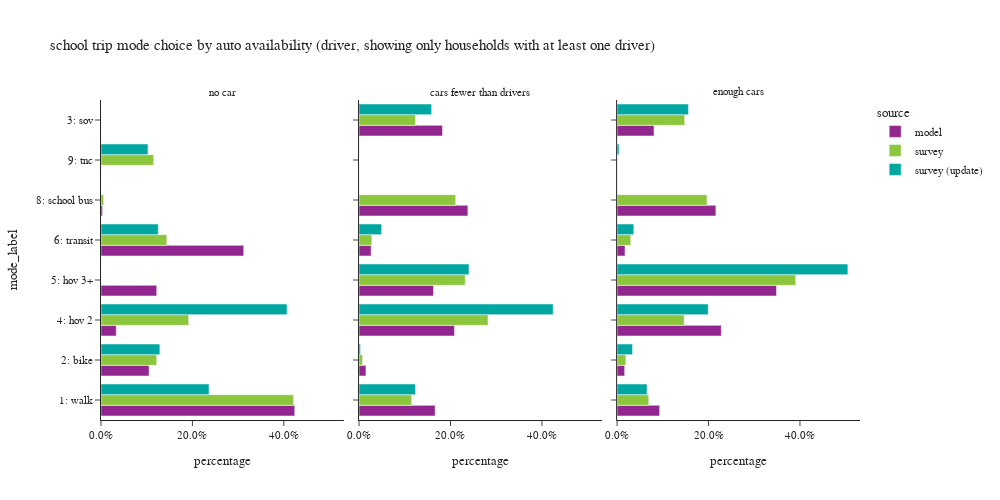

Write notebook code for a chart like this one.
### Code cell
plot_mode_choice(sc_trip.loc[sc_trip['auto_available_driver']!="no dirver"],"auto_available_driver",
                 {"auto_available_driver":["no car", "cars fewer than drivers","enough cars"],
                  "tmodetp_label":["1: walk","2: bike","3: sov","4: hov 2","5: hov 3+","6: transit",
                                   "8: school bus","9: other–survey only"]},
                 "auto availability (driver, showing only households with at least one driver)",3,500,1000)

### Figure 1 — Plotly figure (JSON) as saved in the notebook; plotly's stock layout.template omitted (floating-point values rounded to 4 significant figures)
{"data": [{"alignmentgroup": "True", "customdata": [[8371], [2078], [659], [2407], [6166], [69], [1]], "hovertemplate": "source=model<br>auto_available_driver=no car<br>percentage=%{x}<br>mode_label=%{y}<br>sample count=%{customdata[0]}<extra></extra>", "legendgroup": "model", "marker": {"color": "#91268F", "pattern": {"shape": ""}}, "name": "model", "offsetgroup": "model", "orientation": "h", "showlegend": true, "textposition": "auto", "type": "bar", "x": [0.4238, 0.1052, 0.03337, 0.1219, 0.3122, 0.003493, 5.063e-05], "xaxis": "x", "y": ["1: walk", "2: bike", "4: hov 2", "5: hov 3+", "6: transit", "8: school bus", "9: tnc"], "yaxis": "y"}, {"alignmentgroup": "True", "customdata": [[27181], [2453], [29822], [34088], [26606], [4306], [38881], [1]], "hovertemplate": "source=model<br>auto_available_driver=cars fewer than drivers<br>percentage=%{x}<br>mode_label=%{y}<br>sample count=%{customdata[0]}<extra></extra>", "legendgroup": "model", "marker": {"color": "#91268F", "pattern": {"shape": ""}}, "name": "model", "offsetgroup": "model", "orientation": "h", "showlegend": false, "textposition": "auto", "type": "bar", "x": [0.1664, 0.01502, 0.1826, 0.2087, 0.1629, 0.02636, 0.238, 6.122e-06], "xaxis": "x2", "y": ["1: walk", "2: bike", "3: sov", "4: hov 2", "5: hov 3+", "6: transit", "8: school bus", "9: tnc"], "yaxis": "y2"}, {"alignmentgroup": "True", "customdata": [[37116], [6592], [32188], [90928], [139106], [6862], [86185], [4]], "hovertemplate": "source=model<br>auto_available_driver=enough cars<br>percentage=%{x}<br>mode_label=%{y}<br>sample count=%{customdata[0]}<extra></extra>", "legendgroup": "model", "marker": {"color": "#91268F", "pattern": {"shape": ""}}, "name": "model", "offsetgroup": "model", "orientation": "h", "showlegend": false, "textposition": "auto", "type": "bar", "x": [0.09303, 0.01652, 0.08068, 0.2279, 0.3487, 0.0172, 0.216, 1.003e-05], "xaxis": "x3", "y": ["1: walk", "2: bike", "3: sov", "4: hov 2", "5: hov 3+", "6: transit", "8: school bus", "9: tnc"], "yaxis": "y3"}, {"alignmentgroup": "True", "customdata": [[12], [2], [1], [4], [2], [1]], "hovertemplate": "source=survey<br>auto_available_driver=no car<br>percentage=%{x}<br>mode_label=%{y}<br>sample count=%{customdata[0]}<extra></extra>", "legendgroup": "survey", "marker": {"color": "#8CC63E", "pattern": {"shape": ""}}, "name": "survey", "offsetgroup": "survey", "orientation": "h", "showlegend": true, "textposition": "auto", "type": "bar", "x": [0.4213, 0.1218, 0.1919, 0.1439, 0.005855, 0.1152], "xaxis": "x", "y": ["1: walk", "2: bike", "4: hov 2", "6: transit", "8: school bus", "9: tnc"], "yaxis": "y"}, {"alignmentgroup": "True", "customdata": [[39], [10], [16], [48], [43], [14], [44]], "hovertemplate": "source=survey<br>auto_available_driver=cars fewer than drivers<br>percentage=%{x}<br>mode_label=%{y}<br>sample count=%{customdata[0]}<extra></extra>", "legendgroup": "survey", "marker": {"color": "#8CC63E", "pattern": {"shape": ""}}, "name": "survey", "offsetgroup": "survey", "orientation": "h", "showlegend": false, "textposition": "auto", "type": "bar", "x": [0.1151, 0.007593, 0.1236, 0.2822, 0.2322, 0.02786, 0.2114], "xaxis": "x2", "y": ["1: walk", "2: bike", "3: sov", "4: hov 2", "5: hov 3+", "6: transit", "8: school bus"], "yaxis": "y2"}, {"alignmentgroup": "True", "customdata": [[43], [15], [41], [106], [130], [14], [89]], "hovertemplate": "source=survey<br>auto_available_driver=enough cars<br>percentage=%{x}<br>mode_label=%{y}<br>sample count=%{customdata[0]}<extra></extra>", "legendgroup": "survey", "marker": {"color": "#8CC63E", "pattern": {"shape": ""}}, "name": "survey", "offsetgroup": "survey", "orientation": "h", "showlegend": false, "textposition": "auto", "type": "bar", "x": [0.06921, 0.01914, 0.1478, 0.1467, 0.3907, 0.02984, 0.1965], "xaxis": "x3", "y": ["1: walk", "2: bike", "3: sov", "4: hov 2", "5: hov 3+", "6: transit", "8: school bus"], "yaxis": "y3"}, {"alignmentgroup": "True", "customdata": [[15], [1], [2], [7], [2]], "hovertemplate": "source=survey (update)<br>auto_available_driver=no car<br>percentage=%{x}<br>mode_label=%{y}<br>sample count=%{customdata[0]}<extra></extra>", "legendgroup": "survey (update)", "marker": {"color": "#00A7A0", "pattern": {"shape": ""}}, "name": "survey (update)", "offsetgroup": "survey (update)", "orientation": "h", "showlegend": true, "textposition": "auto", "type": "bar", "x": [0.2363, 0.1287, 0.4069, 0.1253, 0.1028], "xaxis": "x", "y": ["1: walk", "2: bike", "4: hov 2", "6: transit", "9: tnc"], "yaxis": "y"}, {"alignmentgroup": "True", "customdata": [[42], [9], [17], [48], [39], [17]], "hovertemplate": "source=survey (update)<br>auto_available_driver=cars fewer than drivers<br>percentage=%{x}<br>mode_label=%{y}<br>sample count=%{customdata[0]}<extra></extra>", "legendgroup": "survey (update)", "marker": {"color": "#00A7A0", "pattern": {"shape": ""}}, "name": "survey (update)", "offsetgroup": "survey (update)", "orientation": "h", "showlegend": false, "textposition": "auto", "type": "bar", "x": [0.1234, 0.003188, 0.1588, 0.4248, 0.2405, 0.04943], "xaxis": "x2", "y": ["1: walk", "2: bike", "3: sov", "4: hov 2", "5: hov 3+", "6: transit"], "yaxis": "y2"}, {"alignmentgroup": "True", "customdata": [[42], [12], [34], [102], [122], [14], [1]], "hovertemplate": "source=survey (update)<br>auto_available_driver=enough cars<br>percentage=%{x}<br>mode_label=%{y}<br>sample count=%{customdata[0]}<extra></extra>", "legendgroup": "survey (update)", "marker": {"color": "#00A7A0", "pattern": {"shape": ""}}, "name": "survey (update)", "offsetgroup": "survey (update)", "orientation": "h", "showlegend": false, "textposition": "auto", "type": "bar", "x": [0.0655, 0.03369, 0.156, 0.1993, 0.5047, 0.03648, 0.004227], "xaxis": "x3", "y": ["1: walk", "2: bike", "3: sov", "4: hov 2", "5: hov 3+", "6: transit", "9: tnc"], "yaxis": "y3"}], "layout": {"annotations": [{"font": {}, "showarrow": false, "text": "no car", "x": 0.16, "xanchor": "center", "xref": "paper", "y": 1.0, "yanchor": "bottom", "yref": "paper"}, {"font": {}, "showarrow": false, "text": "cars fewer than drivers", "x": 0.5, "xanchor": "center", "xref": "paper", "y": 1.0, "yanchor": "bottom", "yref": "paper"}, {"font": {}, "showarrow": false, "text": "enough cars", "x": 0.84, "xanchor": "center", "xref": "paper", "y": 1.0, "yanchor": "bottom", "yref": "paper"}], "barmode": "group", "height": 500, "legend": {"title": {"text": "source"}, "tracegroupgap": 0}, "title": {"text": "school trip mode choice by auto availability (driver, showing only households with at least one driver)"}, "width": 1000, "xaxis": {"anchor": "y", "domain": [0.0, 0.32], "tickformat": ".1%", "title": {"text": "percentage"}}, "xaxis2": {"anchor": "y2", "domain": [0.34, 0.66], "matches": "x", "tickformat": ".1%", "title": {"text": "percentage"}}, "xaxis3": {"anchor": "y3", "domain": [0.68, 1.0], "matches": "x", "tickformat": ".1%", "title": {"text": "percentage"}}, "yaxis": {"anchor": "x", "domain": [0.0, 1.0], "title": {"text": "mode_label"}}, "yaxis2": {"anchor": "x2", "domain": [0.0, 1.0], "matches": "y", "showticklabels": false}, "yaxis3": {"anchor": "x3", "domain": [0.0, 1.0], "matches": "y", "showticklabels": false}}}
